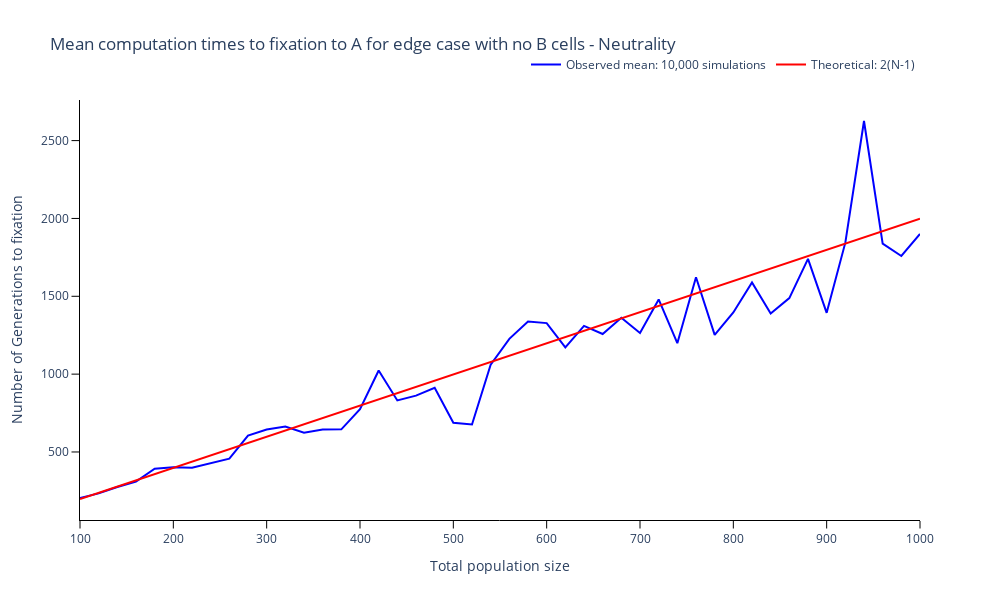

Source (notebook cell):
### Markdown cell above
### Plot mean computation times to fixation to A

### Code cell
# Trace names - represent the transition probabilities used for the simulation
fig = go.Figure()

# Add traces of the transition probabilities
fig.add_trace(
    go.Scatter(
        y = mean_comp_time_fix_A,
        x = choices_N,
        mode = 'lines',
        line_color = colours[0],
        name='Observed mean: 10,000 simulations'
    )
)

fig.add_trace(
    go.Scatter(
        y = 2 * (choices_N - 1),
        x = choices_N,
        mode = 'lines',
        line_color = colours[1],
        name='Theoretical: 2(N-1)'
    )
)

fig.update_yaxes(ticks='outside', tickcolor='black', ticklen=7.5, title_text='Number of Generations to fixation')
fig.update_xaxes(ticks='outside', tickcolor='black', ticklen=7.5, title_text='Total population size')

fig.update_layout(
    title='Mean computation times to fixation to A for edge case with no B cells - Neutrality',
    width=1000, 
    height=600,
    plot_bgcolor='white',
    xaxis=dict(linecolor='black'),
    yaxis=dict(linecolor='black'),
    legend=dict(
        orientation='h',
        yanchor='bottom',
        y=1.05,
        xanchor='right',
        x=1)
    )

fig.write_image('images/Population-size-sensitivity-time.pdf')
fig.show()

### Figure 1 — Plotly figure (JSON) as saved in the notebook; plotly's stock layout.template omitted (floating-point values rounded to 4 significant figures)
{"data": [{"line": {"color": "blue"}, "mode": "lines", "name": "Observed mean: 10,000 simulations", "type": "scatter", "x": [100, 120, 140, 160, 180, 200, 220, 240, 260, 280, 300, 320, 340, 360, 380, 400, 420, 440, 460, 480, 500, 520, 540, 560, 580, 600, 620, 640, 660, 680, 700, 720, 740, 760, 780, 800, 820, 840, 860, 880, 900, 920, 940, 960, 980, 1000], "y": [204.8, 234.0, 274.7, 309.7, 392.8, 402.5, 398.1, 428.0, 457.2, 605.4, 644.6, 663.1, 623.7, 644.8, 645.4, 774.6, 1023.0, 831.0, 862.0, 912.4, 688, 676.7, 1060.0, 1227.0, 1338.0, 1328.0, 1172.0, 1310, 1258, 1362.0, 1264, 1480.0, 1199.0, 1622.0, 1252.0, 1396.0, 1589.0, 1389.0, 1488.0, 1741.0, 1394.0, 1844.0, 2626.0, 1838.0, 1759.0, 1901.0]}, {"line": {"color": "red"}, "mode": "lines", "name": "Theoretical: 2(N-1)", "type": "scatter", "x": [100, 120, 140, 160, 180, 200, 220, 240, 260, 280, 300, 320, 340, 360, 380, 400, 420, 440, 460, 480, 500, 520, 540, 560, 580, 600, 620, 640, 660, 680, 700, 720, 740, 760, 780, 800, 820, 840, 860, 880, 900, 920, 940, 960, 980, 1000], "y": [198, 238, 278, 318, 358, 398, 438, 478, 518, 558, 598, 638, 678, 718, 758, 798, 838, 878, 918, 958, 998, 1038, 1078, 1118, 1158, 1198, 1238, 1278, 1318, 1358, 1398, 1438, 1478, 1518, 1558, 1598, 1638, 1678, 1718, 1758, 1798, 1838, 1878, 1918, 1958, 1998]}], "layout": {"height": 600, "legend": {"orientation": "h", "x": 1, "xanchor": "right", "y": 1.05, "yanchor": "bottom"}, "plot_bgcolor": "white", "title": {"text": "Mean computation times to fixation to A for edge case with no B cells - Neutrality"}, "width": 1000, "xaxis": {"linecolor": "black", "tickcolor": "black", "ticklen": 7.5, "ticks": "outside", "title": {"text": "Total population size"}}, "yaxis": {"linecolor": "black", "tickcolor": "black", "ticklen": 7.5, "ticks": "outside", "title": {"text": "Number of Generations to fixation"}}}}
